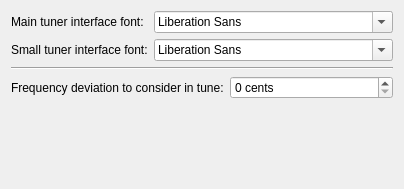
<?xml version="1.0" encoding="UTF-8"?>
<ui version="4.0">
 <class>GuiSettings</class>
 <widget class="QWidget" name="GuiSettings">
  <property name="geometry">
   <rect>
    <x>0</x>
    <y>0</y>
    <width>404</width>
    <height>189</height>
   </rect>
  </property>
  <property name="windowTitle">
   <string>Form</string>
  </property>
  <layout class="QVBoxLayout" name="verticalLayout">
   <item>
    <layout class="QFormLayout" name="formLayout">
     <item row="2" column="0">
      <widget class="QLabel" name="label">
       <property name="text">
        <string>Main tuner interface font:</string>
       </property>
      </widget>
     </item>
     <item row="3" column="0">
      <widget class="QLabel" name="label_2">
       <property name="text">
        <string>Small tuner interface font:</string>
       </property>
      </widget>
     </item>
     <item row="2" column="1">
      <widget class="QFontComboBox" name="kcfg_MainFont"/>
     </item>
     <item row="3" column="1">
      <widget class="QFontComboBox" name="kcfg_SmallFont"/>
     </item>
    </layout>
   </item>
   <item>
    <widget class="Line" name="line">
     <property name="orientation">
      <enum>Qt::Horizontal</enum>
     </property>
    </widget>
   </item>
   <item>
    <layout class="QFormLayout" name="formLayout_2">
     <item row="0" column="0">
      <widget class="QLabel" name="rangeLabel">
       <property name="text">
        <string>Frequency deviation to consider in tune:</string>
       </property>
      </widget>
     </item>
     <item row="0" column="1">
      <widget class="QSpinBox" name="kcfg_TuneRange">
       <property name="suffix">
        <string> cents</string>
       </property>
      </widget>
     </item>
    </layout>
   </item>
   <item>
    <spacer name="verticalSpacer">
     <property name="orientation">
      <enum>Qt::Vertical</enum>
     </property>
     <property name="sizeHint" stdset="0">
      <size>
       <width>20</width>
       <height>40</height>
      </size>
     </property>
    </spacer>
   </item>
  </layout>
 </widget>
 <resources/>
 <connections/>
</ui>
